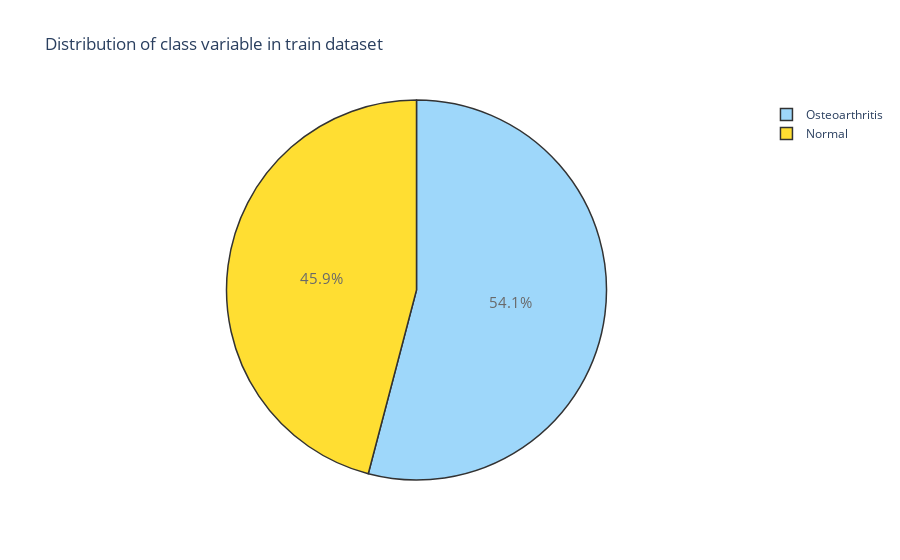

This figure's notebook cell:
### Code cell
trace = go.Pie(labels = ['Osteoarthritis', 'Normal'], values = df_train['class'].value_counts(), 
               textfont=dict(size=15), opacity = 0.8,
               marker=dict(colors=['lightskyblue','gold'], 
                           line=dict(color='#000000', width=1.5)))


layout = dict(title =  'Distribution of class variable in train dataset')
           
fig = dict(data = [trace], layout=layout)
py.iplot(fig)

### Figure 1 — Plotly figure (JSON) as saved in the notebook; plotly's stock layout.template omitted (floating-point values rounded to 4 significant figures)
{"data": [{"labels": ["Osteoarthritis", "Normal"], "marker": {"colors": ["lightskyblue", "gold"], "line": {"color": "#000000", "width": 1.5}}, "opacity": 0.8, "textfont": {"size": 15}, "type": "pie", "values": [503, 427]}], "layout": {"title": {"text": "Distribution of class variable in train dataset"}}}
